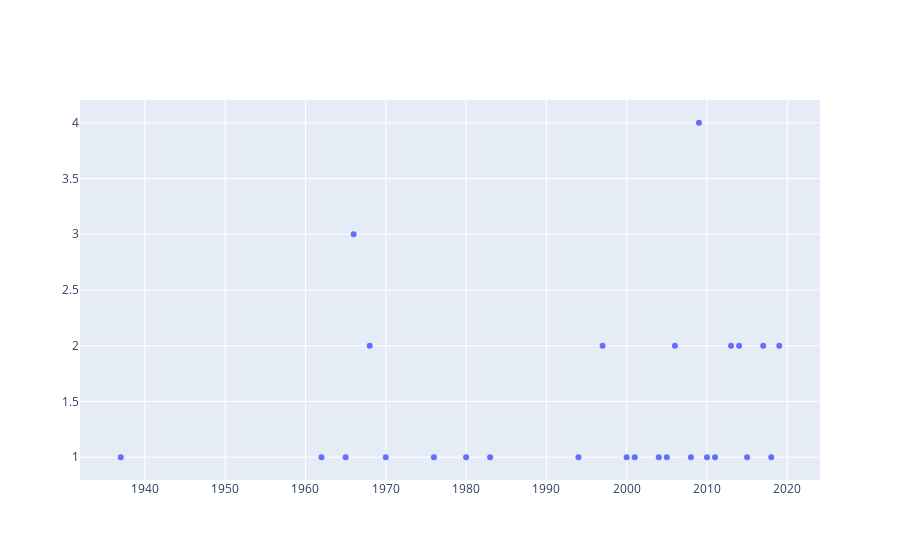

Notebook code cell kept with this figure:
### Markdown cell above
Bien vu l'aveugle. Prenons un autre type de représentations

### Code cell
fig_point =  go.Figure().add_trace(go.Scatter(mode='markers', x=annees_triees.index, y=annees_triees))
fig_point.show()

### Figure 1 — Plotly figure (JSON) as saved in the notebook; plotly's stock layout.template omitted (floating-point values rounded to 4 significant figures)
{"data": [{"mode": "markers", "type": "scatter", "x": [1937, 1962, 1965, 1966, 1968, 1970, 1976, 1980, 1983, 1994, 1997, 2000, 2001, 2004, 2005, 2006, 2008, 2009, 2010, 2011, 2013, 2014, 2015, 2017, 2018, 2019], "y": [1, 1, 1, 3, 2, 1, 1, 1, 1, 1, 2, 1, 1, 1, 1, 2, 1, 4, 1, 1, 2, 2, 1, 2, 1, 2]}], "layout": {}}
